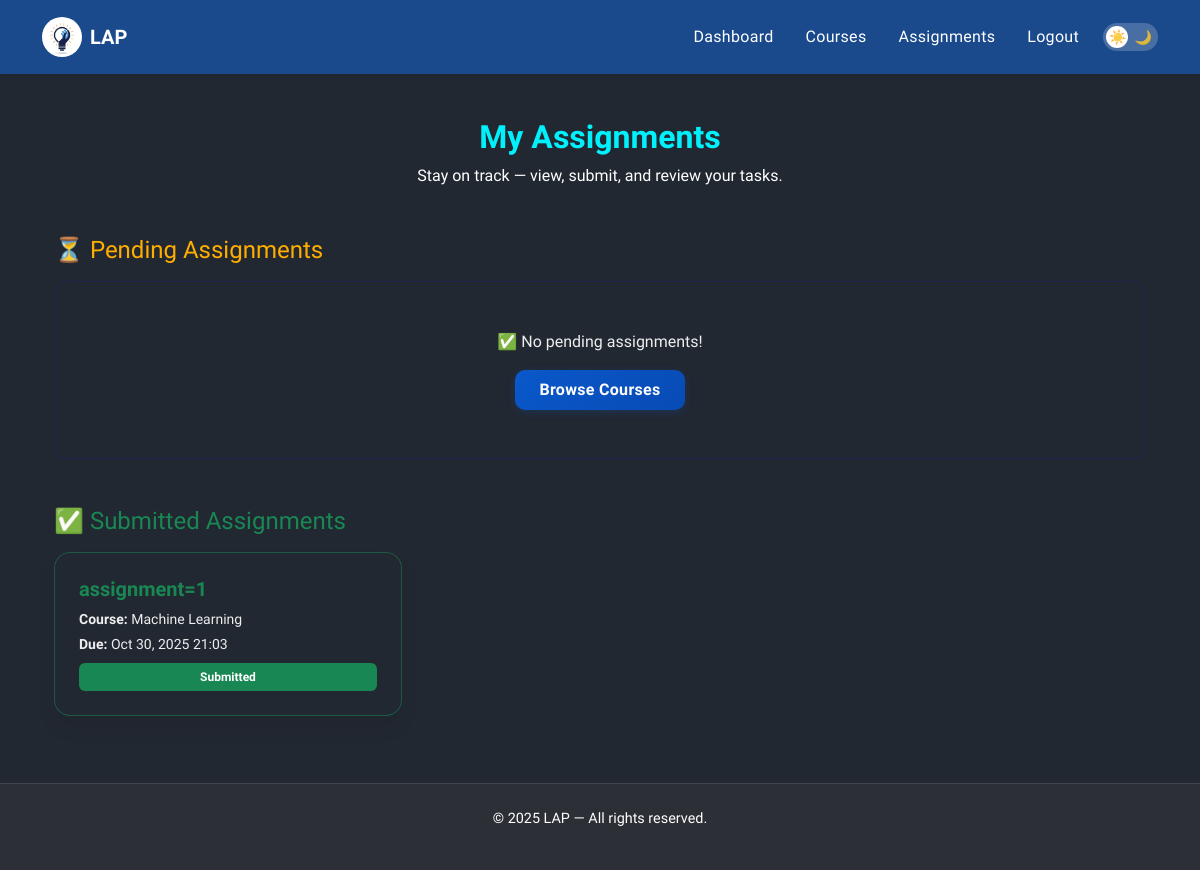
The page /courses/assignments/ (signed in) on the database as committed earlier.
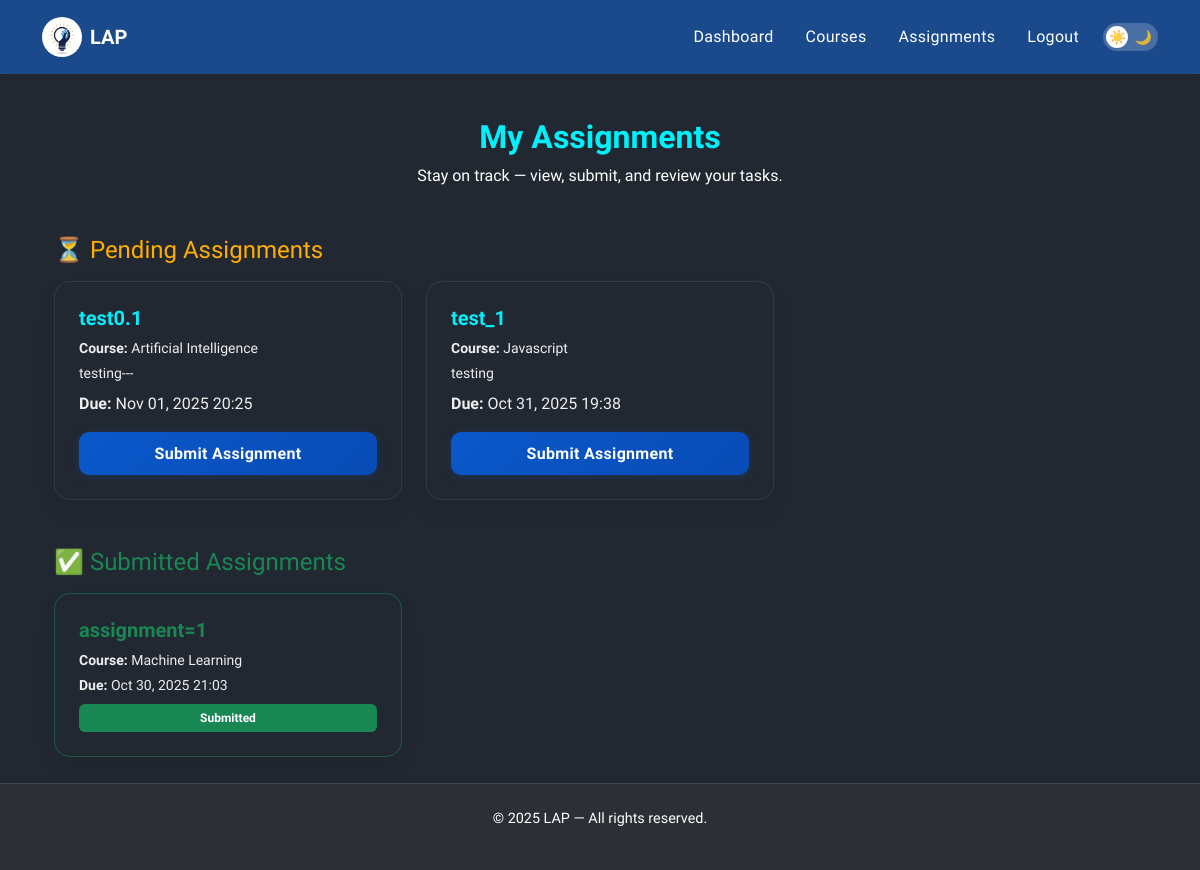
The same page on the database as committed later.
### courses/models.py (models this page shows, shortened)
class Assignment(models.Model):
    course = models.ForeignKey(Course, related_name='assignments', on_delete=models.CASCADE)
    title = models.CharField(max_length=200)
    description = models.TextField()
    due_date = models.DateTimeField()
    created_by = models.ForeignKey(User, on_delete=models.CASCADE)
    created_at = models.DateTimeField(auto_now_add=True)

class Course(models.Model):
    title = models.CharField(max_length=200)
    description = models.TextField()
    category = models.ForeignKey(Category, on_delete=models.SET_NULL, null=True, blank=True)
    created_by = models.ForeignKey(User, on_delete=models.CASCADE)
    created_at = models.DateTimeField(auto_now_add=True)

### courses/views.py (the view)
# urls.py: path('assignments/', views.student_assignments, name='student_assignments'),
@login_required
def student_assignments(request):
    if request.user.profile.is_instructor:
        return HttpResponseForbidden("Instructors cannot access student assignments.")
    enrolled_courses = Enrollment.objects.filter(student=request.user).values_list('course', flat=True)
    assignments = Assignment.objects.filter(course__in=enrolled_courses).order_by('-due_date')
    submitted_ids = Submission.objects.filter(student=request.user).values_list('assignment_id', flat=True)
    pending_assignments = assignments.exclude(id__in=submitted_ids)
    submitted_assignments = assignments.filter(id__in=submitted_ids)
    return render(request, 'assignments/student_assignments.html', {
        'pending_assignments': pending_assignments,
        'submitted_assignments': submitted_assignments,
        'page_title': 'My Assignments',
    })

### courses/context_processors.py (called while the page is built)
def categories(request):
    return {
        'categories': Category.objects.all()
    }

### templates/assignments/student_assignments.html (shortened to what this page needs)
{% extends 'base.html' %}
{% load static %}
{% block content %}
<div class="container py-4">
  <div class="text-center mb-5">
    <h2 class="fw-bold section-heading mb-2">My Assignments</h2>
    <p class=" section-subheading mb-0">
      Stay on track — view, submit, and review your tasks.
    </p>
  </div>
  <div class="mb-5">
    <h4 class="warning mb-3">⏳ Pending Assignments</h4>
    {% if pending_assignments %}
      <div class="row g-4">
        {% for assignment in pending_assignments %}
          <div class="col-md-6 col-lg-4">
            <div class="course-card h-100 p-4 d-flex flex-column hover-glow">
              <h5 class="fw-bold mb-2 section-heading">{{ assignment.title }}</h5>
              <p class="small mb-1"><strong>Course:</strong> {{ assignment.course.title }}</p>
              <p class="small mb-2">{{ assignment.description|truncatewords:20 }}</p>
              <p class="mb-3"><strong>Due:</strong> {{ assignment.due_date|date:"M d, Y H:i" }}</p>
              <div class="mt-auto">
                <a href="{% url 'submit_assignment' assignment.id %}" class="btn btn-primary w-100 fw-semibold">
                  Submit Assignment
                </a>
              </div>
            </div>
          </div>
        {% endfor %}
      </div>
    {% else %}
      <div class="empty-state text-center py-5">
        <p class="mb-3">✅ No pending assignments!</p>
        <a href="{% url 'course_list' %}" class="btn btn-outline-info px-4 py-2">Browse Courses</a>
      </div>
    {% endif %}
  </div>
  <div>
    <h4 class="text-success mb-3">✅ Submitted Assignments</h4>
    {% if submitted_assignments %}
      <div class="row g-4">
        {% for assignment in submitted_assignments %}
          <div class="col-md-6 col-lg-4">
            <div class="course-card h-100 p-4 d-flex flex-column border-success border-opacity-50 hover-glow">
              <h5 class="fw-bold text-success mb-2">{{ assignment.title }}</h5>
              <p class="small mb-1"><strong>Course:</strong> {{ assignment.course.title }}</p>
              <p class="small mb-2"><strong>Due:</strong> {{ assignment.due_date|date:"M d, Y H:i" }}</p>
              <div class="mt-auto">
                <span class="badge bg-success py-2 px-3 w-100">
                   Submitted
                </span>
              </div>
            </div>
          </div>
        {% endfor %}
      </div>
    {% else %}
      <div class="empty-state text-center py-5">
        <p class="text-muted mb-3">No assignments submitted yet.</p>
        <a href="{% url 'dashboard' %}" class="btn btn-outline-info px-4 py-2 rounded-pill">Go to Dashboard</a>
      </div>
    {% endif %}
  </div>
</div>
{% endblock %}

Rows that differ between the two databases and show on the page:
added Assignment: title "test0.1", course "Artificial Intelligence", description "testing---", due_date "Nov 01, 2025 20:25", shown under "⏳ Pending Assignments"
added Assignment: title "test_1", course "Javascript", description "testing", due_date "Oct 31, 2025 19:38", shown under "⏳ Pending Assignments"
Other text that changed with them:
text no longer shown: "✅ No pending assignments! Browse Courses"
